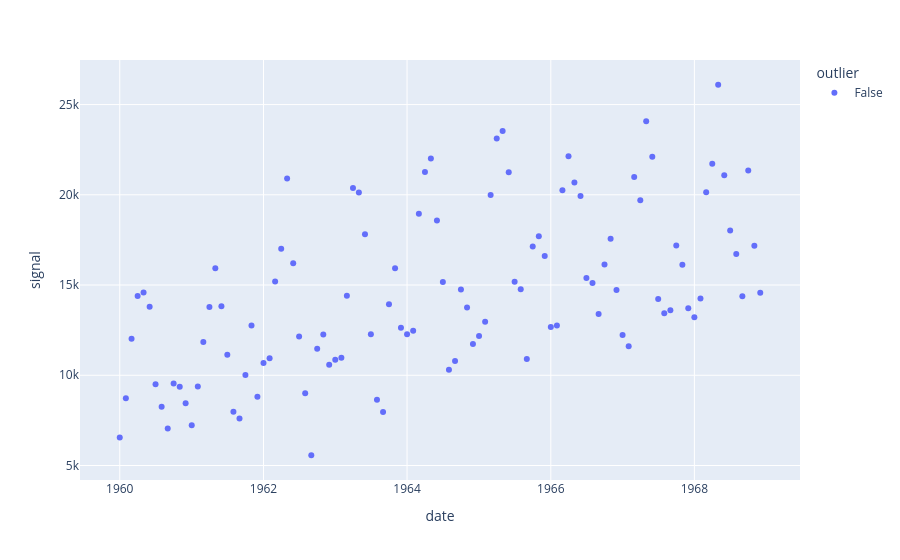

The code cell stored with this chart in its notebook:
### Code cell
import plotly.express as px


# Create the line plot with markers
fig = px.scatter(df, x="date", y="signal", color="outlier")

# Display the figure
fig.show()
